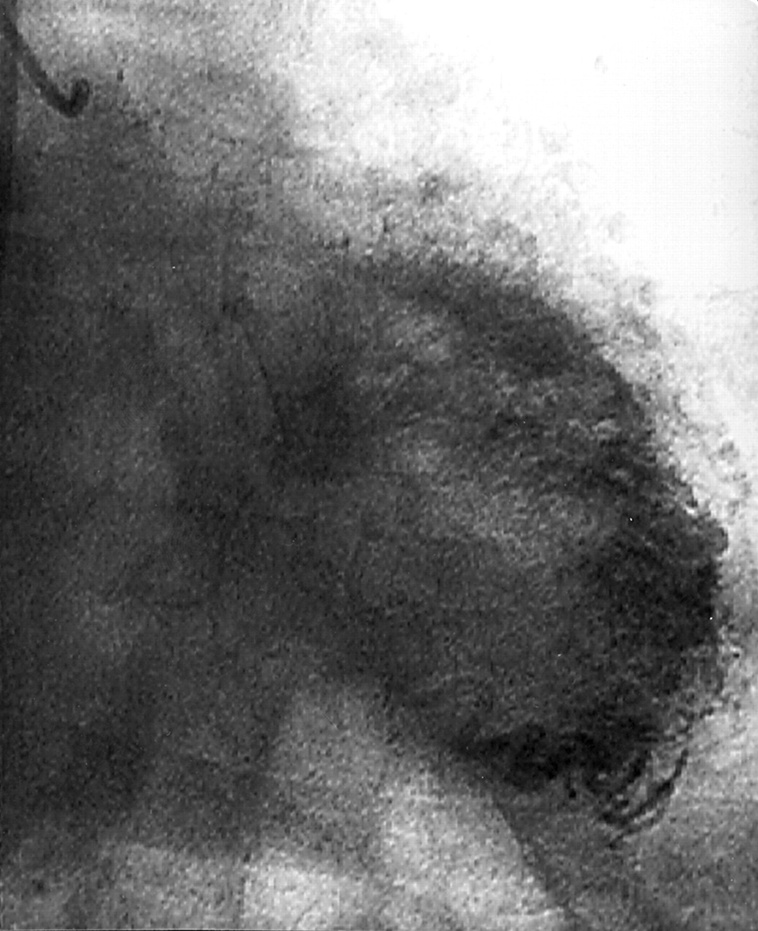
#> input picture assets/img/assn3/img5.jpg, 758 x 931 px, shrunk from 1201 x 1476 before the run
$ jupyter execute ASSGN_2020-07-30_CV.ipynb   (older library calls are emulated)
#> lines starting #> are read from the running program, lines starting #| are printed output that depends on the picture
# **ASSIGNMENT #0003**
# **Cardiovascular Disease Diagnosis Using Image Processing**

[cell 1]
import numpy as np
import matplotlib.pyplot as plt
import matplotlib.image as mpimg
import cv2
from PIL import Image

[cell 2]
img_1 = Image.open('../assets/img/assn3/img5.jpg')
#> img_1 is the input picture: PIL image 758x931 L; min 0, max 255, mean 111.9
img_2 = Image.open('../assets/img/assn3/img2.jpg')
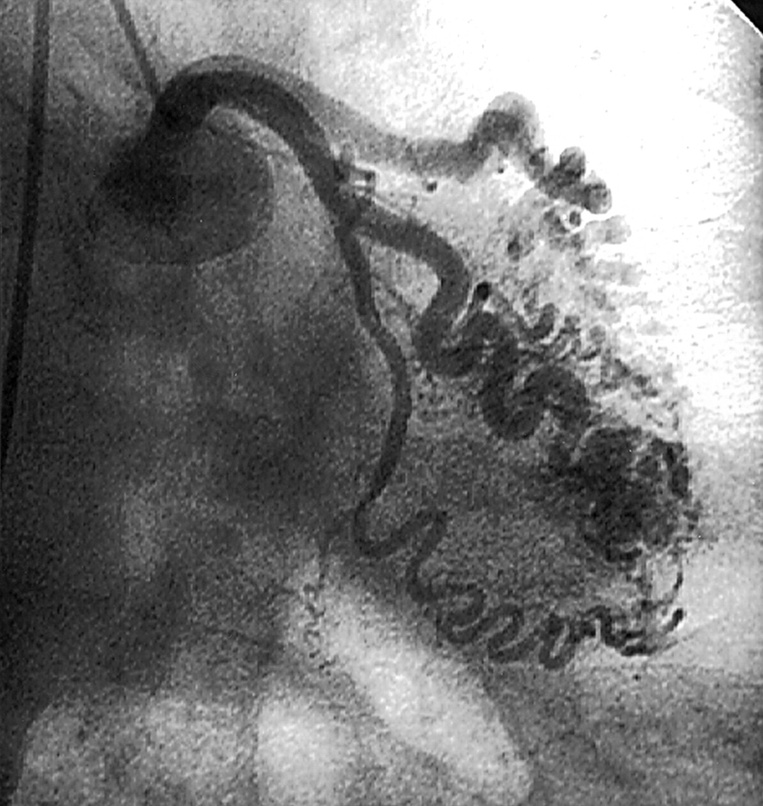
#> input picture assets/img/assn3/img2.jpg, 763 x 806 px, shrunk from 1210 x 1278 before the run
#> img_2 is the input picture: PIL image 763x806 L; min 0, max 255, mean 121.4
img_3 = Image.open('../assets/img/assn3/img6.jpg')
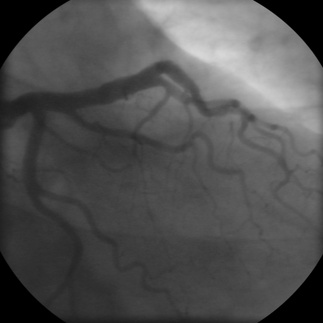
#> input picture assets/img/assn3/img6.jpg, 323 x 323 px, shrunk from 512 x 512 before the run
#> img_3 is the input picture: PIL image 323x323 L; min 0, max 216, mean 80.9
img_4 = Image.open('../assets/img/assn3/img7.jpg')
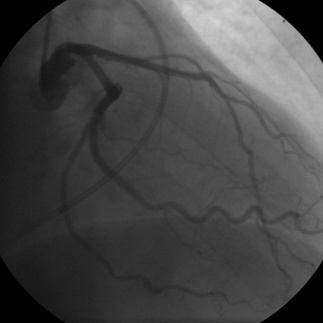
#> input picture assets/img/assn3/img7.jpg, 323 x 323 px, shrunk from 512 x 512 before the run
#> img_4 is the input picture: PIL image 323x323 L; min 0, max 211, mean 70.7

[cell 3]
def show_fig(img1,title1,img2,title2):
    plt.figure(1,figsize=(10,10))
    plt.subplot(121)
    plt.imshow(img1,cmap='gray')
    plt.title(title1)
    #plt.xticks([]),plt.yticks([])

    plt.subplot(122)
    plt.imshow(img2,cmap='gray')
    plt.title(title2)
    #plt.xticks([]),plt.yticks([])
    plt.show()
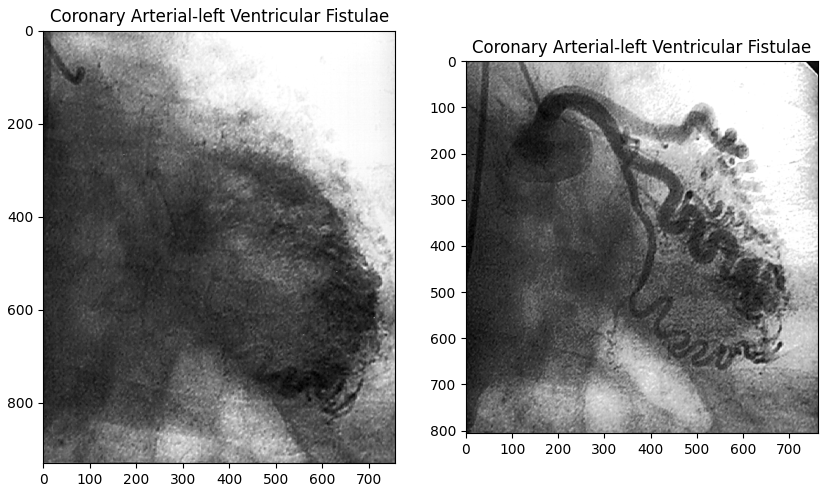
#> figure drawn by matplotlib, 2 panels

# Definition

**Cardiovascular disease** (CVD) is a class of diseases that involve the **heart** or **blood vessels**. CVD includes **coronary artery diseases (CAD)** such as **angina** and **myocardial infarction** (commonly known as a heart attack). Other CVDs include **stroke**, **heart failure**, **hypertensive heart disease**, **rheumatic heart disease**, **cardiomyopathy**, **abnormal heart rhythms**, **congenital heart disease**, **valvular heart disease**, **carditis**, **aortic aneurysms**, **peripheral artery disease**, **thromboembolic disease**, and **venous thrombosis**.

The underlying mechanisms vary depending on the disease. Coronary artery disease, stroke, and peripheral artery disease involve atherosclerosis. This may be caused by high blood pressure, smoking, diabetes mellitus, lack of exercise, obesity, high blood cholesterol, poor diet, and excessive alcohol consumption, among others. High blood pressure is estimated to account for approximately 13% of CVD deaths, while tobacco accounts for 9%, diabetes 6%, lack of exercise 6% and obesity 5%. Rheumatic heart disease may follow untreated strep throat. [Read more...](https://en.wikipedia.org/wiki/Cardiovascular_disease)

# Coronary Artery Disease (CAD)

**Coronary artery disease** (CAD), also known as **coronary heart disease** (CHD), **ischemic heart disease** (IHD), or simply **heart disease**, involves the reduction of blood flow to the heart muscle due to build-up of plaque in the arteries of the heart. It is the most common of the cardiovascular diseases. Types include stable angina, unstable angina, myocardial infarction, and sudden cardiac death. A common symptom is chest pain or discomfort which may travel into the shoulder, arm, back, neck, or jaw. Occasionally it may feel like heartburn. Usually symptoms occur with exercise or emotional stress, last less than a few minutes, and improve with rest. Shortness of breath may also occur and sometimes no symptoms are present. In many cases, the first sign is a heart attack. Other complications include heart failure or an abnormal heartbeat. [Read more...](https://en.wikipedia.org/wiki/Coronary_artery_disease)

[cell 4]
show_fig(img_1,"Coronary Arterial-left Ventricular Fistulae",img_2,"Coronary Arterial-left Ventricular Fistulae")

[cell 5]
show_fig(img_3,"Coronary Angiogram (Man)",img_4,"Coronary Angiogram (Woman)")

The study of heart disease is important because of urgency of diagnosis. In the meantime, the discussion of image processing and diagnosis is important in medical **angiography images**, a quick diagnosis before surgery. All of these are for preventing delayin surgery. Therefore, in this study, diagnostic methods using cuckoo algorithm and medical engineering optimization methods is proposed. we presented an optimal bio inspired diagnostic model. The Coronary angiography using dedicated X-ray imaging systems has long been the preferred modality for diagnosis and treatment of Coronary Artery Disease (CAD) and its concomitants.

#### **Medical Imaging Tchniques**

True imaging and diagnosis can be very helpful to the surgeon,
and if the imaging is disturbed, it may have a bad impact on the
individual. Angiographic and interventional radiologic techniques
are also performed with injected contrast. In this instance, catheter
insertion or needle placement is performed under fluoroscopic
guidance, so that a particular vessel or organ can be see and, in
some instances, repaired via the catheter. A classic example is
angioplasty, for which a catheter is threaded into an obstructed
vessel. An attached balloon is inflated to increase the opening of the
vessel thus improving blood supply to the tissues.

 This procedure
is commonly performed on vessels in the heart, abdomen, and legs.
As one might expect, these interventional techniques are complex
procedures, involving teams of nurses, doctors, and technologists
working together. The great advantage is that angioplasty and other
image-guided interventional procedures replace the need for (and
risks of) surgery and general anesthesia for many patients. Even for
other surgeries, the doctor may need to have a better picture and
diagnosis with higher accuracy.

The interventional service offers more specific information and advice for patients undergoing these
procedures. Apart from rare congenital anomalies (birth defects), coronary artery disease is usually a degenerative disease, uncommon as a clinical problem before the age of 30 years and common by the age of 60 years. One in four people will have a heart attack. Cardiac blockages are detected by means of **Canny edge detector** and **Watershed** image processing algorithms implemented on [FPGA](https://en.wikipedia.org/wiki/Field-programmable_gate_array) (Field-programmable gate array).

#### **CAD Diagnosis using Edge Detection Algorithms**

[cell 6]
def edge_detector(img):
    vfilter = [[-1,-2,-1], [0,0,0], [1,2,1]]
    hfilter = [[-1,0,1], [-2,0,2], [-1,0,1]]
    edges_img = img.copy()
    for row in range(3,img.shape[0]):
        for col in range(3,img.shape[1]):
            pixels = img[row-1:row+2, col-1:col+2]
            a,b = pixels.shape
            if a ==3 and b ==3:
                v_trans_pixels = vfilter*pixels
                h_trans_pixels = hfilter*pixels

            else:
                filtr = np.zeros((a,b),dtype=np.uint8)+1
                v_trans_pixels = filtr*pixels
                h_trans_pixels = filtr*pixels

            v_score = v_trans_pixels.sum()/4
            h_score = h_trans_pixels.sum()/4
            edge_score = (v_score**2 + h_score**2)**.5
            edges_img[row, col] = edge_score*3
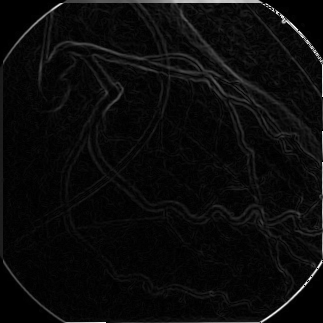
#> edges_img: shape (323, 323); min 0, max 255, mean 11

    edges_img = edges_img/edges_img.max()
    return edges_img

[cell 7]
def reverse_intensity(r,l):
    return l - r

[cell 8]
def negative(img,l=1.0):
#> called with l = 1
    rows = img.shape[0]
#> rows = 323
    cols = img.shape[1]
#> cols = 323
    negative = np.empty((rows,cols),dtype=img.dtype)
    for i in range(rows):
        for j in range (cols):
            negative[i,j] = reverse_intensity(img[i,j],l)
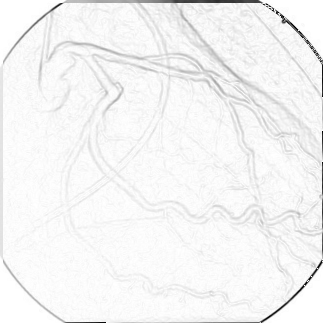
#> negative: shape (323, 323) float64; min 0, max 1, mean 0.957
    return negative

[cell 9]
im = plt.imread('../assets/img/assn3/img7.jpg')
e = edge_detector(im)
n = negative(e)
show_fig(im,"Orginal",n,"Edges Detected")

#### **Using Sobel Algorithm**

[cell 10]
im = cv2.imread('../assets/img/assn3/img4.jpg')
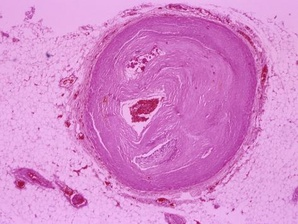
#> input picture assets/img/assn3/img4.jpg, 298 x 224 px, shrunk from 473 x 355 before the run
#> im is the input picture: shape (224, 298, 3); mean B, G, R 205.5, 136.2, 215.2
gray = cv2.cvtColor(im,cv2.COLOR_BGR2GRAY)
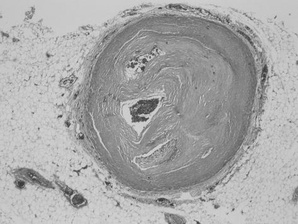
#> gray: shape (224, 298); min 50, max 217, mean 167.7
horizontal = cv2.Sobel(gray,0,1,0,cv2.CV_64F)
vertical = cv2.Sobel(gray,0,0,1,cv2.CV_64F)
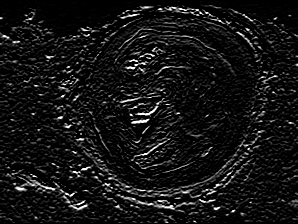
#> vertical: shape (224, 298); min 0, max 255, mean 20.4
bitwise_or = cv2.bitwise_or(horizontal,vertical)
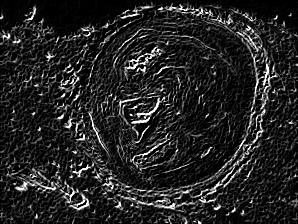
#> bitwise_or: shape (224, 298); min 0, max 255, mean 36.3
show_fig(gray,"Original",bitwise_or,"Sobel Image")
